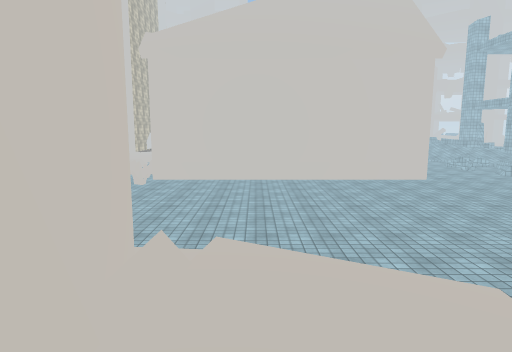
[1] (above)

24 first-person views from a walk through a Unity game level. The camera is 1.4 m above the floor, tilts 8° down and sees 75° across. The floor is counted in squares, 1 m on a side. Each view is taken from the middle of a square. On the plan, view 1 faces up. The plan holds only what a view shows up to about 15 squares ahead; the rest is blank. The place goes on beyond the plan. The player is left out. Some animated figures are left out. Surface patterns are stand-ins for the level's own textures.

[2]
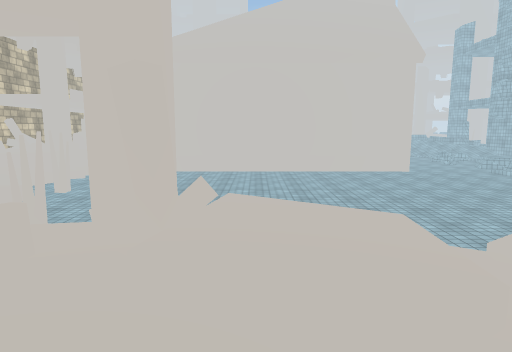

[3]
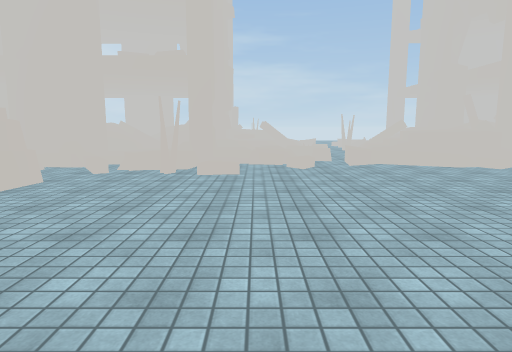

[4]
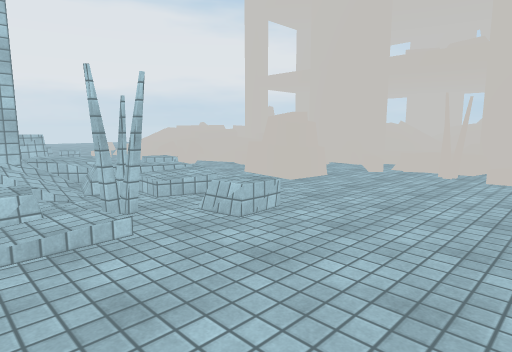

[5]
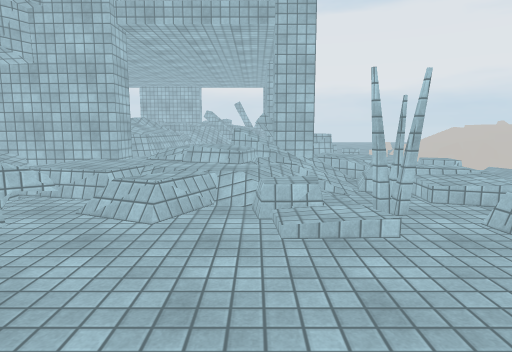

[6]
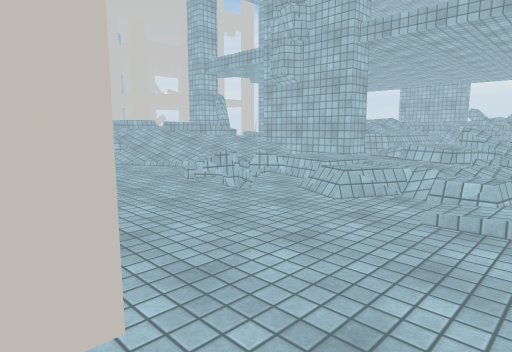

[7]
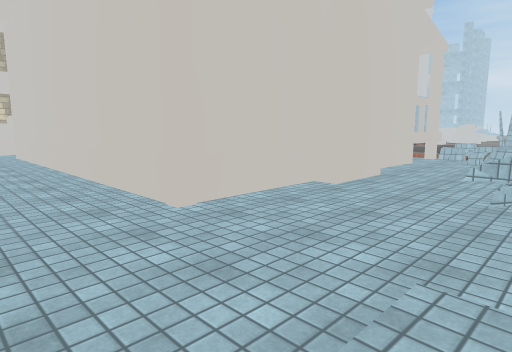

[8]
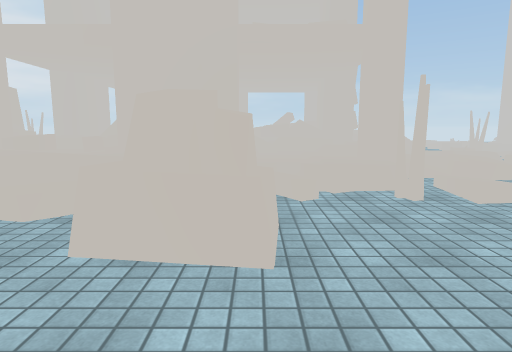

[9]
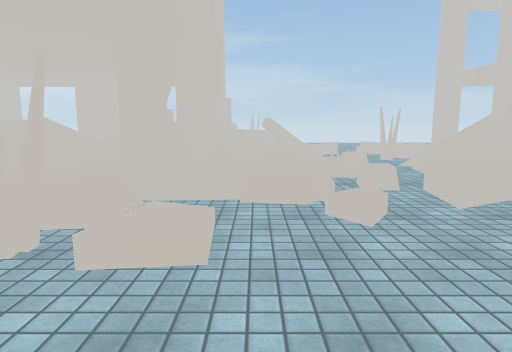

[10]
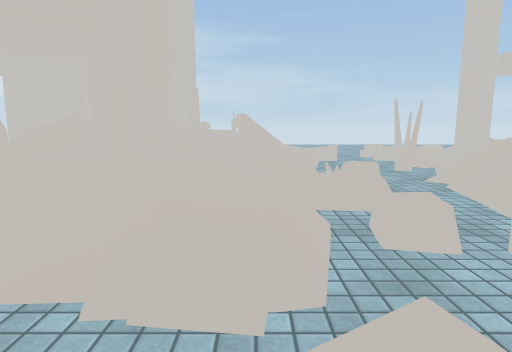

[11]
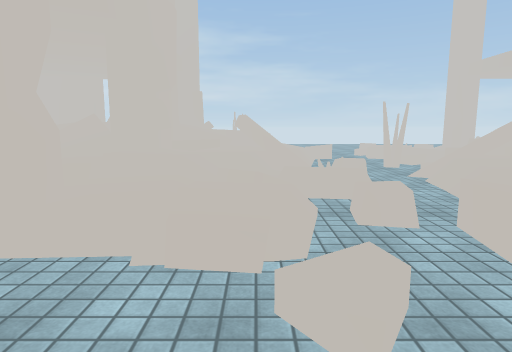

[12]
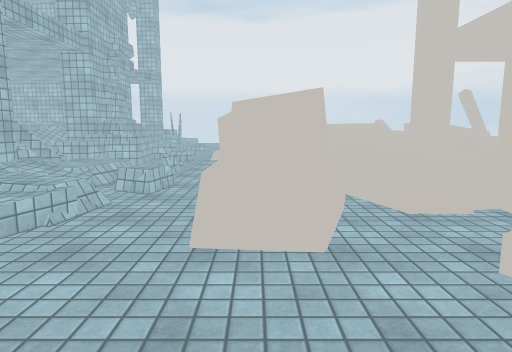

[13]
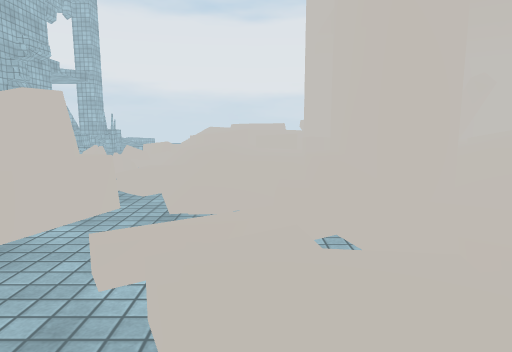

[14]
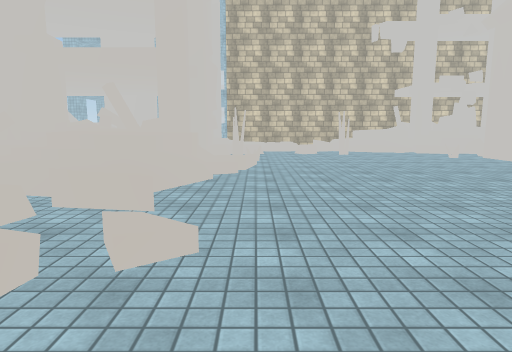

[15]
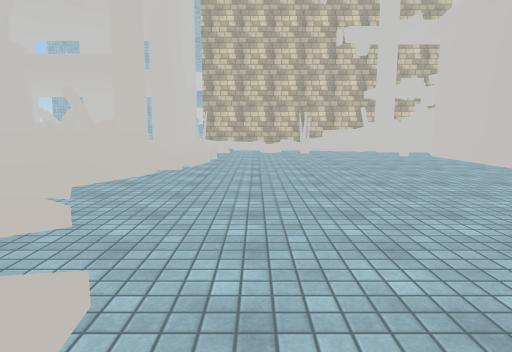

[16]
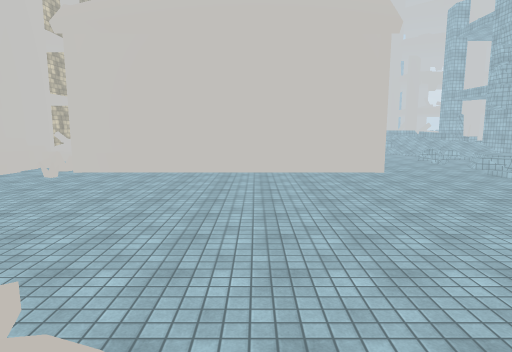

[17]
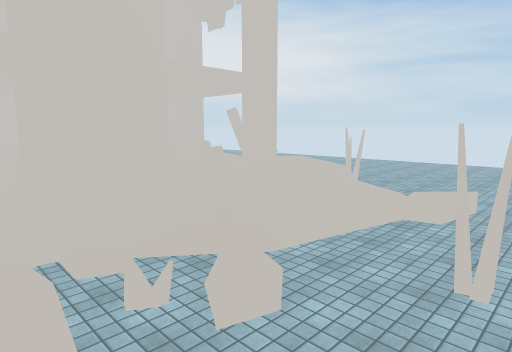

[18]
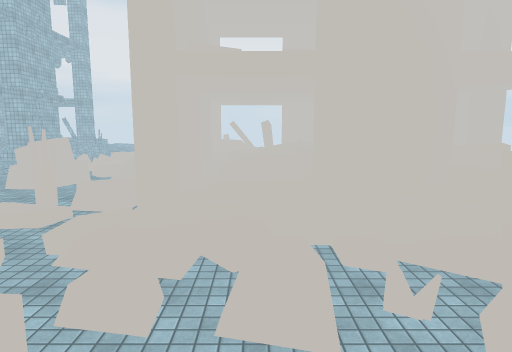

[19]
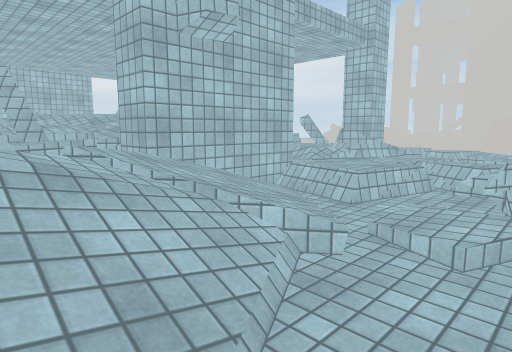

[20]
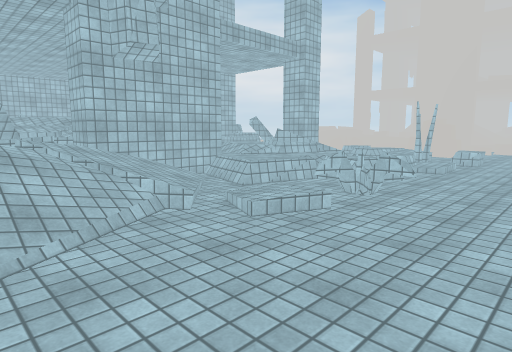

[21]
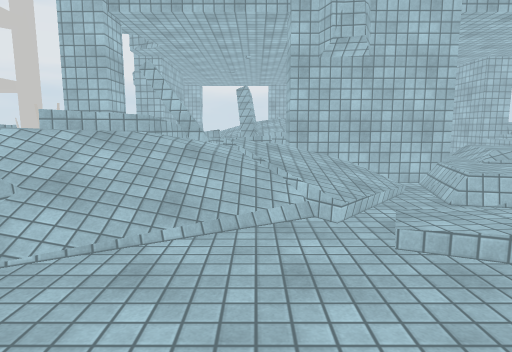

[22]
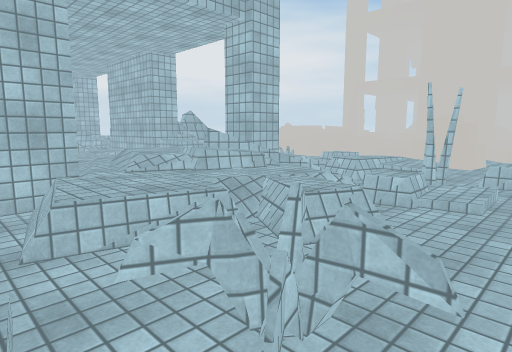

[23]
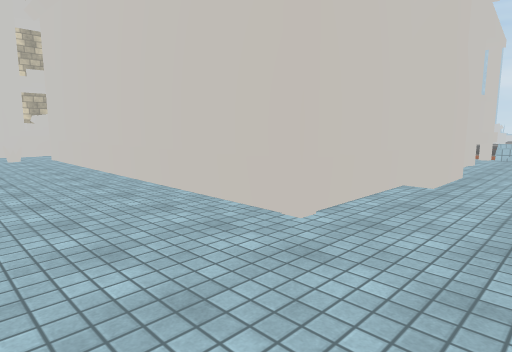

[24]
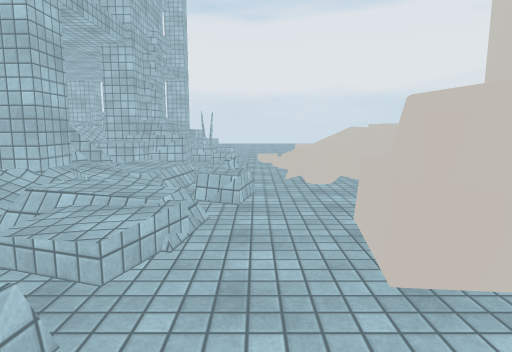

### Floor plan
Key: @ floor where view 1 was taken; # wall or solid block; x gap in a wall; . main floor; : floor 0.25 m higher than the main floor; + floor 0.5 m higher than the main floor; * floor 0.75 m higher than the main floor; % floor 1 m higher than the main floor; & floor 1.25 m higher than the main floor; $ floor 1.5 m higher than the main floor; / step, stairs or slope; = window, fence, low wall or low ledge; ^ raised ledge; B building; O other object.
Columns run from 4 left of view 1 to 24 right of it. Each row starts with its distance up from view 1.
 28              O....///&=#
 27              O....////==//=##
 26              O.....////*&==##
 25              O.....////## %&
 24              #..../////#  &$
 23              #...///.//#
 22              #...==.:/##  ==#
 21              O...=x.++=##  =#
 20              O....x.++++++::
 19              O.....+:++%%%++
 18 OOOOOOOOOOOO O.....:/+%=#*
 17 OOOOOOOOOOOOO...../////==####
 16 .................//////##==^^
 15 .................//////####^^
 14 ..................../==+++/ ^
 13 .................O////:::// .
 12 ..................../+.+.== .
 11 .............................
 10 ........................BB.//
  9 ...................BBB..BB
  8 ...................BBB//./
  7 ..............//....../
  6  .//..........:.B/O..
  5     /....../../.BB/O//
  4        /.+.///..BB./ B
  3   B      *.. //B    BBBB   B
  2   BB   //.O.   B     BB    B
  1    B    /...               BB
  0 B B @ / ..+/            B   B
 -1 B B  B  .../            BB
 -2   BB/BB/..B/   B           BB
 -3    B   /.O/.   BBB         B
 -4    B  /...//   B BBB       B
 -5   BB  /B../ BB BB&B
 -6    B  /...:      B
 -7        ...+    B
 -8       ....    BB
 -9       O..*     BBB  BBBB
-10        ./     BB   BB
-11        ..

Where each view was taken, in squares from view 1:
view 1: 0 up, 0 right, facing up
view 2: 2 down, 0 right, facing up
view 3: 17 up, 9 right, facing down
view 4: 17 up, 9 right, facing down-right
view 5: 17 up, 9 right, facing right
view 6: 15 up, 8 right, facing up-right
view 7: 14 up, 14 right, facing up-left
view 8: 13 up, 15 right, facing down
view 9: 10 up, 9 right, facing down
view 10: 6 up, 8 right, facing down
view 11: 7 up, 8 right, facing down
view 12: 9 up, 11 right, facing right
view 13: 5 up, 11 right, facing right
view 14: 6 up, 11 right, facing left
view 15: 8 up, 12 right, facing left
view 16: 2 up, 3 right, facing up
view 17: 0 up, 2 right, facing down-right
view 18: 0 up, 2 right, facing right
view 19: 28 up, 13 right, facing down-right
view 20: 28 up, 10 right, facing down-right
view 21: 26 up, 10 right, facing right
view 22: 23 up, 12 right, facing down-right
view 23: 13 up, 12 right, facing up-left
view 24: 11 up, 12 right, facing right
